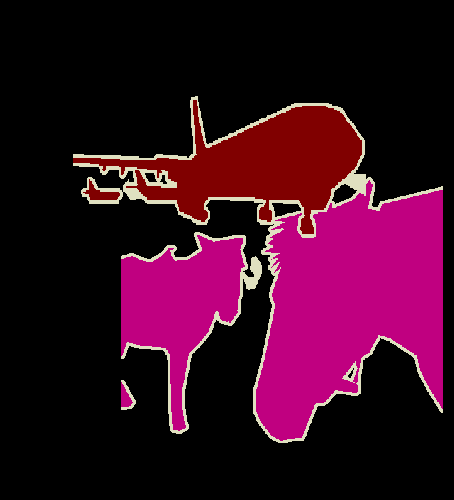
#> input picture Copy-Paste-for-Semantic-Segmentation/images/anno.png, 454 x 500 px, given as the content of the folder ../dataset/VOCdevkit2012/VOC2012/SegmentationClass, which was not available
$ python copy_paste.py
#> lines starting #> are read from the running program, lines starting #| are printed output that depends on the picture; pictures that were not available may be replaced by others from this repository, and a replacement may not be noted
#> in main, mask_src is the input picture: shape (500, 454, 3); mean R, G, B 54.4, 8.9, 32
"""
Unofficial implementation of Copy-Paste for semantic segmentation
"""

from PIL import Image
import imgviz
import cv2
import argparse
import os
import numpy as np
import tqdm


def save_colored_mask(mask, save_path):
    # [4 lines of commented-out code are left out]
    cv2.imwrite(save_path, mask)


def random_flip_horizontal(mask, img, p=0.5):
    try:
        if np.random.random() < p:
            img = img[:, ::-1, :]
            mask = mask[:, ::-1]
    except:
        print(type(img))
        print(img.shape)
        print(img)
    return mask, img


def img_add(img_src, img_main, mask_src):
    if len(img_main.shape) == 3:
        h, w, c = img_main.shape
    elif len(img_main.shape) == 2:
        h, w = img_main.shape
    mask = np.asarray(mask_src, dtype=np.uint8)
    sub_img01 = cv2.add(img_src, np.zeros(np.shape(img_src), dtype=np.uint8), mask=mask)
    mask_02 = cv2.resize(mask, (w, h), interpolation=cv2.INTER_NEAREST)
    mask_02 = np.asarray(mask_02, dtype=np.uint8)
    sub_img02 = cv2.add(img_main, np.zeros(np.shape(img_main), dtype=np.uint8),
                        mask=mask_02)
    img_main = img_main - sub_img02 + cv2.resize(sub_img01, (img_main.shape[1], img_main.shape[0]),
                                                 interpolation=cv2.INTER_NEAREST)
    return img_main


def rescale_src(mask_src, img_src, h, w):
    if len(mask_src.shape) == 3:
        h_src, w_src, c = mask_src.shape
    elif len(mask_src.shape) == 2:
        h_src, w_src = mask_src.shape
    max_reshape_ratio = min(h / h_src, w / w_src)
    rescale_ratio = np.random.uniform(0.2, max_reshape_ratio)

    # reshape src img and mask
    rescale_h, rescale_w = int(h_src * rescale_ratio), int(w_src * rescale_ratio)
    mask_src = cv2.resize(mask_src, (rescale_w, rescale_h),
                          interpolation=cv2.INTER_NEAREST)
    # mask_src = mask_src.resize((rescale_w, rescale_h), Image.NEAREST)
    img_src = cv2.resize(img_src, (rescale_w, rescale_h),
                         interpolation=cv2.INTER_LINEAR)

    # set paste coord
    py = int(np.random.random() * (h - rescale_h))
    px = int(np.random.random() * (w - rescale_w))

    # paste src img and mask to a zeros background
    img_pad = np.zeros((h, w, 3), dtype=np.uint8)
    mask_pad = np.zeros((h, w), dtype=np.uint8)
    img_pad[py:int(py + h_src * rescale_ratio), px:int(px + w_src * rescale_ratio), :] = img_src
    mask_pad[py:int(py + h_src * rescale_ratio), px:int(px + w_src * rescale_ratio)] = mask_src

    return mask_pad, img_pad


def Large_Scale_Jittering(mask, img, min_scale=0.1, max_scale=2.0):
#> called with min_scale = 0.1, max_scale = 2
    rescale_ratio = np.random.uniform(min_scale, max_scale)
    h, w, _ = img.shape
#> h = 500; w = 454

    # rescale
    h_new, w_new = int(h * rescale_ratio), int(w * rescale_ratio)
#> h_new = 622; w_new = 565
    img = cv2.resize(img, (w_new, h_new), interpolation=cv2.INTER_LINEAR)
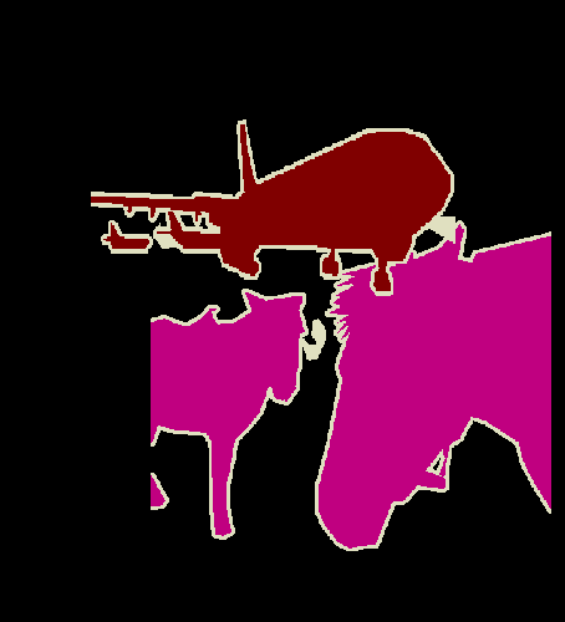
#> img: shape (622, 565, 3); mean of channels 0, 1, 2 32, 8.9, 54.4; drawn as B, G, R
    mask = cv2.resize(mask, (w_new, h_new), interpolation=cv2.INTER_NEAREST)
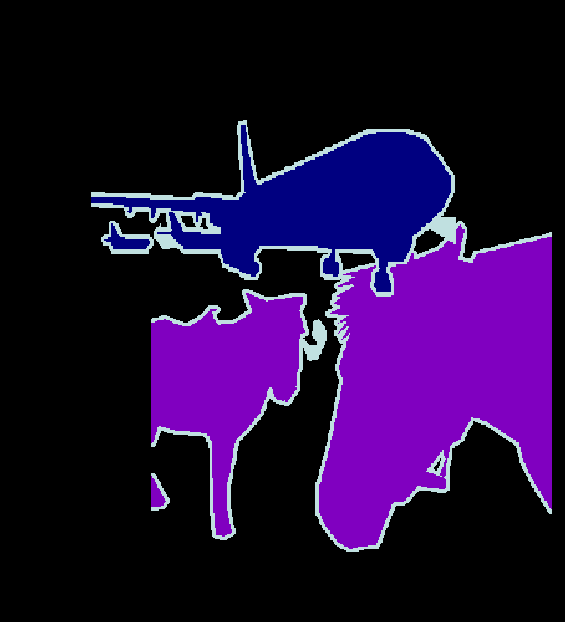
#> mask: shape (622, 565, 3); mean of channels 0, 1, 2 54.4, 8.9, 32; drawn as B, G, R
    # mask = mask.resize((w_new, h_new), Image.NEAREST)

    # crop or padding
    x, y = int(np.random.uniform(0, abs(w_new - w))), int(np.random.uniform(0, abs(h_new - h)))
#> x = 60; y = 51
    if rescale_ratio <= 1.0:  # padding
        img_pad = np.ones((h, w, 3), dtype=np.uint8) * 168
        mask_pad = np.zeros((h, w), dtype=np.uint8)
        img_pad[y:y+h_new, x:x+w_new, :] = img
        mask_pad[y:y+h_new, x:x+w_new] = mask
        return mask_pad, img_pad
    else:  # crop
        img_crop = img[y:y+h, x:x+w, :]
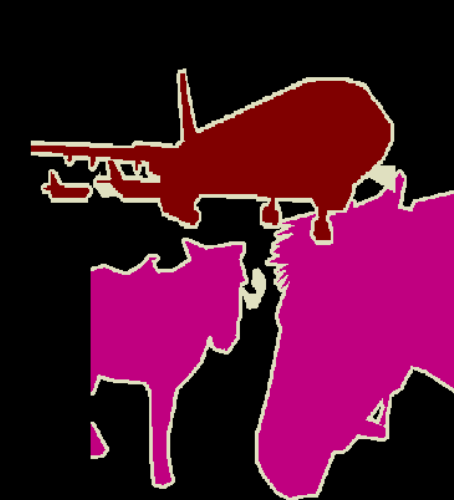
#> img_crop: shape (500, 454, 3); mean of channels 0, 1, 2 44.1, 13.3, 76.3; drawn as B, G, R
        mask_crop = mask[y:y+h, x:x+w]
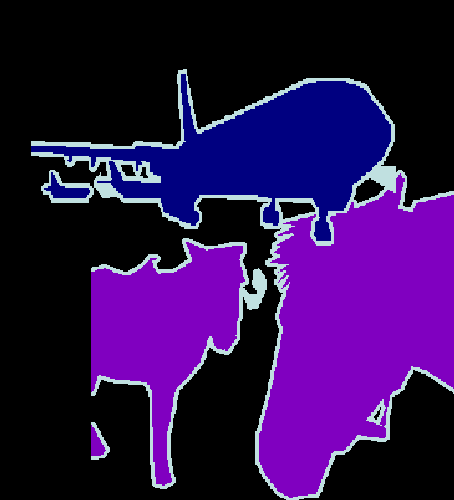
#> mask_crop: shape (500, 454, 3); mean of channels 0, 1, 2 76.2, 13.3, 44.1; drawn as B, G, R
        return mask_crop, img_crop


def copy_paste(mask_src, img_src, mask_main, img_main):
    mask_src, img_src = random_flip_horizontal(mask_src, img_src)
    mask_main, img_main = random_flip_horizontal(mask_main, img_main)

    # LSJ， Large_Scale_Jittering
    if args.lsj:
        mask_src, img_src = Large_Scale_Jittering(mask_src, img_src)
        mask_main, img_main = Large_Scale_Jittering(mask_main, img_main)
#> call 2 of Large_Scale_Jittering, with min_scale = 0.1, max_scale = 2
#> in Large_Scale_Jittering (call 2), `mask = cv2.resize(mask, (w_new, h_new), interpolation=cv2.INTER_NEAREST)`:
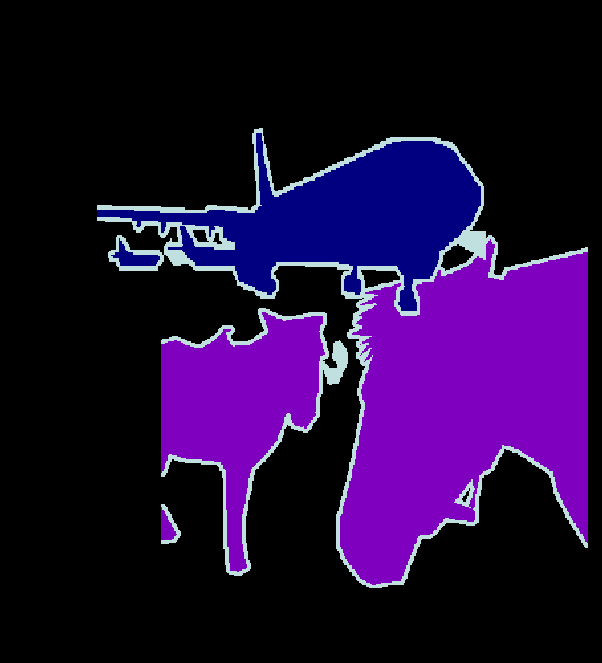
#> mask: shape (663, 602, 3); mean of channels 0, 1, 2 54.5, 8.9, 32; drawn as B, G, R
#> in Large_Scale_Jittering (call 2), `img_crop = img[y:y+h, x:x+w, :]`:
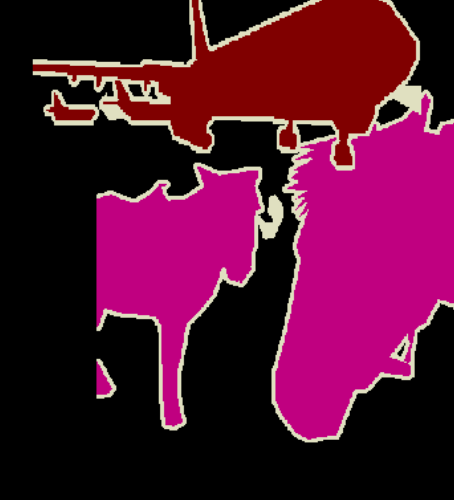
#> img_crop: shape (500, 454, 3); mean of channels 0, 1, 2 46.3, 14.4, 80.9; drawn as B, G, R
#> in Large_Scale_Jittering (call 2), `mask_crop = mask[y:y+h, x:x+w]`:
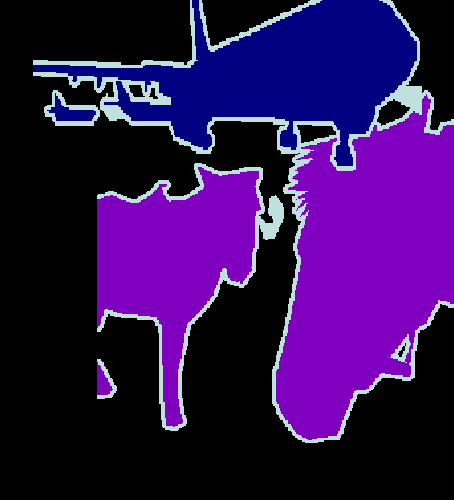
#> mask_crop: shape (500, 454, 3); mean of channels 0, 1, 2 80.9, 14.4, 46.2; drawn as B, G, R
    else:
        # rescale mask_src/img_src to less than mask_main/img_main's size
        h, w, _ = img_main.shape
        mask_src, img_src = rescale_src(mask_src, img_src, h, w)

    img = img_add(img_src, img_main, mask_src)
    mask = img_add(mask_src, mask_main, mask_src)

    return mask, img


def main(args):
    # input path
    segclass = os.path.join(args.input_dir, 'SegmentationClass')
    JPEGs = os.path.join(args.input_dir, 'JPEGImages')

    # create output path
    os.makedirs(args.output_dir, exist_ok=True)
    os.makedirs(os.path.join(args.output_dir, 'SegmentationClass'), exist_ok=True)
    os.makedirs(os.path.join(args.output_dir, 'JPEGImages'), exist_ok=True)

    masks_path = os.listdir(segclass)
    tbar = tqdm.tqdm(masks_path, ncols=647) # image 개수로 바꿔줌
    for idx, mask_path in enumerate(tbar):
        # get source mask and img
        mask_src = np.asarray(Image.open(os.path.join(segclass, mask_path)), dtype=np.uint8)
        img_src = cv2.imread(os.path.join(JPEGs, mask_path.replace('.png', '.jpg')))

        # random choice main mask/img
        mask_main_path = np.random.choice(masks_path)
        mask_main = np.asarray(Image.open(os.path.join(segclass, mask_main_path)), dtype=np.uint8)
        img_main = cv2.imread(os.path.join(JPEGs, mask_main_path.replace('.png', '.jpg')))

        # Copy-Paste data augmentation
        mask, img = copy_paste(mask_src, img_src, mask_main, img_main)

        # mask_filename = "copy_paste_" + mask_path
        mask_filename = f"{{0:04d}}.png".format(2624+idx)
        img_filename = mask_filename.replace('.png', '.jpg')
        save_colored_mask(mask, os.path.join(args.output_dir, 'SegmentationClass', mask_filename))
        cv2.imwrite(os.path.join(args.output_dir, 'JPEGImages', img_filename), img)


def get_args():
    parser = argparse.ArgumentParser()
    parser.add_argument("--input_dir", default="../dataset/VOCdevkit2012/VOC2012", type=str,
                        help="input annotated directory")
    parser.add_argument("--output_dir", default="../dataset/VOCdevkit2012/VOC2012_copy_paste", type=str,
                        help="output dataset directory")
    parser.add_argument("--lsj", default=True, type=bool, help="if use Large Scale Jittering")
    return parser.parse_args()


if __name__ == '__main__':
    args = get_args()
#> (the run stopped early here; a loop or call above may not have finished)
